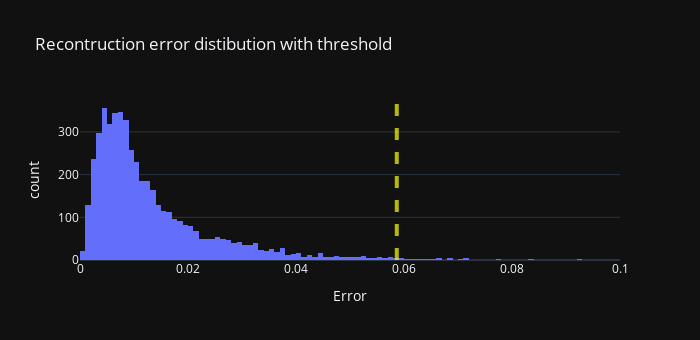

Source (notebook cell):
### Code cell
# plot histogram and add a vertical line at the threshold cut off point
fig = px.histogram(x=errors, height=340, width=700, labels={'x': 'Error'},
                   title='Recontruction error distibution with threshold')
fig.update_layout(shapes=[
    dict(type='line', yref='paper', y0=0, y1=1, xref='x', x0=thresh, x1=thresh, opacity=0.7,
        line=dict(color="yellow", width=4, dash="dash"))
])

### Figure 1 — Plotly figure (JSON) as saved in the notebook; plotly's stock layout.template omitted (floating-point values rounded to 4 significant figures; data arrays with more than 128 entries replaced by an {"elided": "..."} marker saying what was removed)
{"data": [{"alignmentgroup": "True", "bingroup": "x", "hovertemplate": "Error=%{x}<br>count=%{y}<extra></extra>", "legendgroup": "", "marker": {"color": "#636efa"}, "name": "", "offsetgroup": "", "orientation": "v", "showlegend": false, "type": "histogram", "x": {"elided": "5000 float values"}, "xaxis": "x", "yaxis": "y"}], "layout": {"barmode": "relative", "height": 340, "legend": {"tracegroupgap": 0}, "shapes": [{"line": {"color": "yellow", "dash": "dash", "width": 4}, "opacity": 0.7, "type": "line", "x0": 0.05866, "x1": 0.05866, "xref": "x", "y0": 0, "y1": 1, "yref": "paper"}], "title": {"text": "Recontruction error distibution with threshold"}, "width": 700, "xaxis": {"anchor": "y", "autorange": true, "domain": [0, 1], "range": [3.036e-18, 0.1], "title": {"text": "Error"}, "type": "linear"}, "yaxis": {"anchor": "x", "autorange": true, "domain": [0, 1], "range": [0, 374.7], "title": {"text": "count"}}}}
